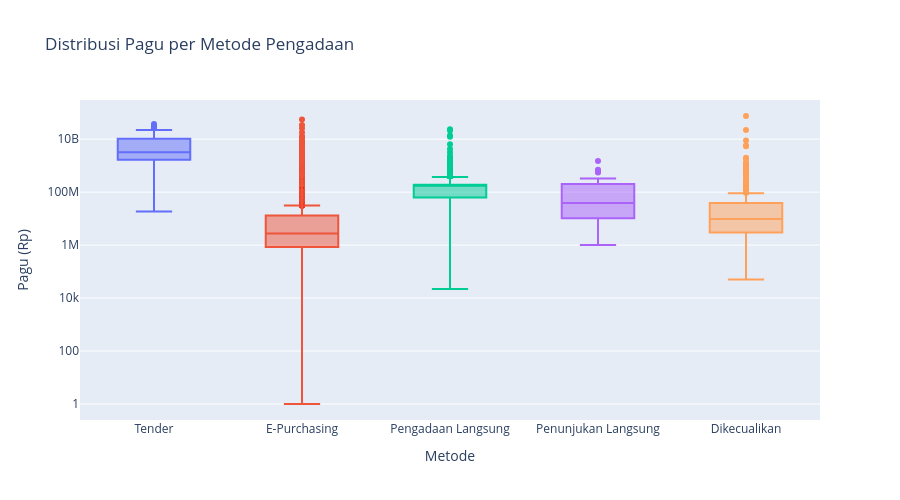

The code cell stored with this chart in its notebook:
### Markdown cell above
## 7️⃣ Box Plot

### Code cell
# Box plot - Distribusi pagu per metode
# Filter hanya metode dengan paket cukup banyak
top_metode = df['metode_pengadaan'].value_counts().head(5).index
df_filtered = df[df['metode_pengadaan'].isin(top_metode)]

fig = px.box(
    df_filtered,
    x='metode_pengadaan',
    y='pagu',
    title='Distribusi Pagu per Metode Pengadaan',
    labels={'metode_pengadaan': 'Metode', 'pagu': 'Pagu (Rp)'},
    log_y=True,
    color='metode_pengadaan'
)

fig.update_layout(height=500, showlegend=False)
fig.show()

### Figure 1 — Plotly figure (JSON) as saved in the notebook; plotly's stock layout.template omitted (floating-point values rounded to 4 significant figures; data arrays with more than 128 entries replaced by an {"elided": "..."} marker saying what was removed)
{"data": [{"alignmentgroup": "True", "hovertemplate": "Metode=%{x}<br>Pagu (Rp)=%{y}<extra></extra>", "legendgroup": "Tender", "marker": {"color": "#636efa"}, "name": "Tender", "notched": false, "offsetgroup": "Tender", "orientation": "v", "showlegend": true, "type": "box", "x": ["Tender", "Tender", "Tender", "Tender", "Tender", "Tender", "Tender", "Tender", "Tender", "Tender", "Tender", "Tender", "Tender", "Tender", "Tender", "Tender", "Tender", "Tender", "Tender", "Tender", "Tender", "Tender", "Tender", "Tender", "Tender", "Tender", "Tender", "Tender", "Tender", "Tender", "Tender", "Tender", "Tender", "Tender", "Tender", "Tender", "Tender", "Tender", "Tender", "Tender", "Tender", "Tender", "Tender", "Tender", "Tender", "Tender", "Tender", "Tender", "Tender", "Tender", "Tender", "Tender", "Tender", "Tender", "Tender", "Tender", "Tender", "Tender", "Tender", "Tender", "Tender", "Tender", "Tender", "Tender", "Tender", "Tender", "Tender", "Tender", "Tender", "Tender", "Tender", "Tender", "Tender", "Tender", "Tender", "Tender", "Tender"], "x0": " ", "xaxis": "x", "y": [7700000000, 18380000, 2155830000, 3822403000, 32451362000, 2303891000, 515275800, 2340000000, 2000000000, 1360000000, 3852609500, 1817965000, 2340100000, 2340213161, 2340100000, 376416242, 378257750, 586731929, 310556797, 22000000000, 20000000000, 675000000, 16000000000, 26000000000, 10350000000, 5000000000, 5000000000, 7000000000, 37000000000, 10350000000, 26000000000, 21843942000, 575000000, 1600000000, 1565691000, 2000000000, 5000000000, 5000000000, 16000000000, 17000000000, 1025000000, 840000000, 840000000, 26000000000, 30000000000, 15000000000, 26000000000, 16000000000, 10300000000, 10350000000, 5000000000, 5000000000, 5000000000, 15000000000, 5000000000, 7000000000, 4000000000, 1800000000, 1800000000, 3660000000, 1423982600, 3170000000, 2685000000, 1685000000, 1685000000, 1646017400, 2285000000, 5124838000, 2085000000, 4185000000, 3000000000, 2000000000, 2180000000, 1475100000, 16608200250, 1785715000, 1539019153], "y0": " ", "yaxis": "y"}, {"alignmentgroup": "True", "hovertemplate": "Metode=%{x}<br>Pagu (Rp)=%{y}<extra></extra>", "legendgroup": "E-Purchasing", "marker": {"color": "#EF553B"}, "name": "E-Purchasing", "notched": false, "offsetgroup": "E-Purchasing", "orientation": "v", "showlegend": true, "type": "box", "x": {"elided": "11245 str values"}, "x0": " ", "xaxis": "x", "y": {"elided": "11245 int values"}, "y0": " ", "yaxis": "y"}, {"alignmentgroup": "True", "hovertemplate": "Metode=%{x}<br>Pagu (Rp)=%{y}<extra></extra>", "legendgroup": "Pengadaan Langsung", "marker": {"color": "#00cc96"}, "name": "Pengadaan Langsung", "notched": false, "offsetgroup": "Pengadaan Langsung", "orientation": "v", "showlegend": true, "type": "box", "x": {"elided": "4515 str values"}, "x0": " ", "xaxis": "x", "y": {"elided": "4515 int values"}, "y0": " ", "yaxis": "y"}, {"alignmentgroup": "True", "hovertemplate": "Metode=%{x}<br>Pagu (Rp)=%{y}<extra></extra>", "legendgroup": "Penunjukan Langsung", "marker": {"color": "#ab63fa"}, "name": "Penunjukan Langsung", "notched": false, "offsetgroup": "Penunjukan Langsung", "orientation": "v", "showlegend": true, "type": "box", "x": ["Penunjukan Langsung", "Penunjukan Langsung", "Penunjukan Langsung", "Penunjukan Langsung", "Penunjukan Langsung", "Penunjukan Langsung", "Penunjukan Langsung", "Penunjukan Langsung", "Penunjukan Langsung", "Penunjukan Langsung", "Penunjukan Langsung", "Penunjukan Langsung", "Penunjukan Langsung", "Penunjukan Langsung", "Penunjukan Langsung", "Penunjukan Langsung", "Penunjukan Langsung", "Penunjukan Langsung", "Penunjukan Langsung", "Penunjukan Langsung", "Penunjukan Langsung", "Penunjukan Langsung", "Penunjukan Langsung", "Penunjukan Langsung", "Penunjukan Langsung", "Penunjukan Langsung", "Penunjukan Langsung", "Penunjukan Langsung", "Penunjukan Langsung", "Penunjukan Langsung", "Penunjukan Langsung", "Penunjukan Langsung", "Penunjukan Langsung", "Penunjukan Langsung", "Penunjukan Langsung", "Penunjukan Langsung", "Penunjukan Langsung", "Penunjukan Langsung", "Penunjukan Langsung", "Penunjukan Langsung", "Penunjukan Langsung", "Penunjukan Langsung", "Penunjukan Langsung", "Penunjukan Langsung", "Penunjukan Langsung", "Penunjukan Langsung", "Penunjukan Langsung", "Penunjukan Langsung"], "x0": " ", "xaxis": "x", "y": [700000000, 51962655, 141000000, 1200000, 6270000, 40000000, 100000000, 600000000, 545272580, 25000000, 10584000, 96000000, 14000000, 15000000, 10216000, 12400000, 15143000, 34140000, 70000000, 7930000, 16790000, 6900000, 18000000, 6000000, 37510000, 4600000, 211062353, 25703592, 1500000000, 49750000, 41388952, 216000000, 270000000, 190000000, 314313650, 1170000, 2000000, 81620000, 48000000, 1200000, 328000000, 314313650, 63562000, 24996475, 3000000, 656180255, 272295605, 1000000], "y0": " ", "yaxis": "y"}, {"alignmentgroup": "True", "hovertemplate": "Metode=%{x}<br>Pagu (Rp)=%{y}<extra></extra>", "legendgroup": "Dikecualikan", "marker": {"color": "#FFA15A"}, "name": "Dikecualikan", "notched": false, "offsetgroup": "Dikecualikan", "orientation": "v", "showlegend": true, "type": "box", "x": {"elided": "497 str values"}, "x0": " ", "xaxis": "x", "y": {"elided": "497 int values"}, "y0": " ", "yaxis": "y"}], "layout": {"boxmode": "overlay", "height": 500, "legend": {"title": {"text": "Metode"}, "tracegroupgap": 0}, "showlegend": false, "title": {"text": "Distribusi Pagu per Metode Pengadaan"}, "xaxis": {"anchor": "y", "categoryarray": ["Tender", "E-Purchasing", "Pengadaan Langsung", "Penunjukan Langsung", "Dikecualikan"], "categoryorder": "array", "domain": [0, 1], "title": {"text": "Metode"}}, "yaxis": {"anchor": "x", "domain": [0, 1], "title": {"text": "Pagu (Rp)"}, "type": "log"}}}
